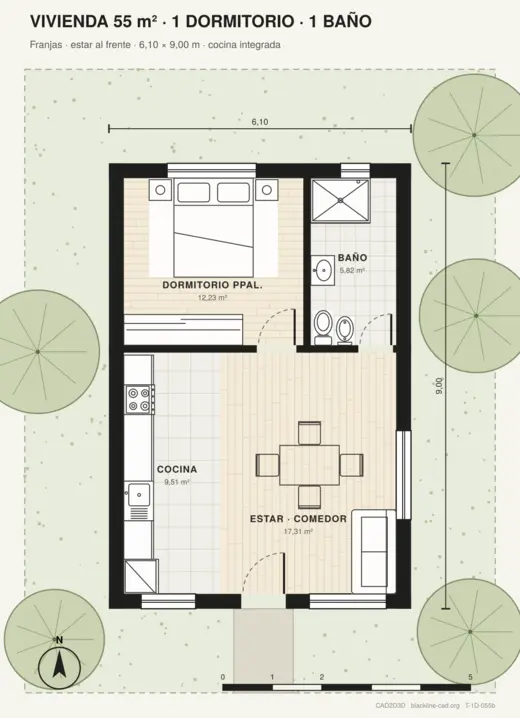
#> input picture assets/arq-tipologias/v1/T-1D-055b.webp, 520 x 718 px
$ python -i walls_v2.py   (imports and definitions only)
#> lines starting #> are read from the running program, lines starting #| are printed output that depends on the picture; after the words box and inside, x2 and y2 are one past the last pixel; in counts of white or black regions, pixels touching at a corner belong together
"""CALCOPY v2 wall detector: raster -> axis-aligned wall centerlines with real thickness (px)."""
import cv2,numpy as np,math
def _ink(im,paper,f):
    hsv=cv2.cvtColor(im,cv2.COLOR_BGR2HSV);g=cv2.cvtColor(im,cv2.COLOR_BGR2GRAY)
    return ((g<paper*f)&(hsv[...,1]<90)).astype(np.uint8),g
def stroke_width(ink):
    d=cv2.distanceTransform(ink,cv2.DIST_L2,3)
    ridge=(d>=cv2.dilate(d,np.ones((3,3)))-1e-6)&(d>0)
    h=np.bincount(np.round(2*d[ridge]).astype(int),minlength=120)[:120].astype(float)
    score=h*np.arange(120);score[:6]=0
    i=int(np.argmax(score))
    if h[i]<120:return None
    return min(j for j in range(6,120) if score[j]>=.35*score[i])
def solid(im,paper):
    best=None
    for f in (.62,.82):
        ink,g=_ink(im,paper,f);T=stroke_width(ink)
        if not T:continue
        k=max(3,int(round(T*.32)))
        m=cv2.morphologyEx(ink,cv2.MORPH_OPEN,cv2.getStructuringElement(cv2.MORPH_RECT,(k,k)))
        # Remove broad filled areas (shaded rooms, cores): walls are narrow bands.
        K=int(max(3*T,.045*max(m.shape)))|1
        blob=cv2.morphologyEx(m,cv2.MORPH_OPEN,cv2.getStructuringElement(cv2.MORPH_RECT,(K,K)))
        m=m&(1-cv2.dilate(blob,np.ones((5,5),np.uint8)))
        best=(m,T) if best is None else (best[0]|m,min(best[1],T))
    return best if best else (None,None)
# [26 lines left out: functions hollow, network, not called in this run]
def runs(mask,T,vertical):
    src=mask.T if vertical else mask
    L=max(int(T*1.5),6)
    m=cv2.morphologyEx(src,cv2.MORPH_OPEN,np.ones((1,L),np.uint8))
    n,lab,st,_=cv2.connectedComponentsWithStats(m,connectivity=4)
    out=[]
    for i in range(1,n):
        x,y,w,h,a=st[i]
        if w<L:continue
        sub=(lab[y:y+h,x:x+w]==i)
        cols=sub.sum(0).astype(float)
        top=np.argmax(sub,0);bot=h-1-np.argmax(sub[::-1],0)
        # split where thickness changes strongly
        start=0
        for j in range(1,w+1):
            if j==w or abs(cols[j]-cols[start])>max(2,.35*cols[start]):
                if j-start>=L:
                    t=float(np.median(cols[start:j]));c=y+float(np.median((top[start:j]+bot[start:j])/2))
                    out.append(dict(v=vertical,c=c,lo=float(x+start),hi=float(x+j-1),t=t))
                start=j
    return out
def merge(segs,T):
    """Merge only overlapping or raster-adjacent runs of comparable width."""
    res=[]
    for s in sorted(segs,key=lambda s:(s['v'],s['c'],s['lo'])):
        for r in res:
            narrow=min(r['t'],s['t'])
            gap=max(s['lo'],r['lo'])-min(s['hi'],r['hi'])
            if (r['v']==s['v'] and abs(r['c']-s['c'])<=max(1,.18*narrow)
                and abs(r['t']-s['t'])<=max(1,.15*narrow) and gap<=1):
                a=max(1,r['hi']-r['lo']);b=max(1,s['hi']-s['lo'])
                r['c']=(r['c']*a+s['c']*b)/(a+b)
                r['t']=(r['t']*a+s['t']*b)/(a+b)
                r['lo']=min(r['lo'],s['lo']);r['hi']=max(r['hi'],s['hi'])
                break
        else:res.append(dict(s))
    return res
def pair_outlines(segs,T):
    """Two parallel outline strokes with an empty core form one hollow wall."""
    used=set();out=[]
    order=sorted(range(len(segs)),key=lambda i:-(segs[i]['hi']-segs[i]['lo']))
    for i in order:
        if i in used:continue
        s=segs[i];best=None
        for j in order:
            if j==i or j in used:continue
            o=segs[j]
            if o['v']!=s['v']:continue
            gap=abs(o['c']-s['c'])-(o['t']+s['t'])/2
            if gap<1 or gap>3.2*max(s['t'],o['t']):continue
            ov=min(s['hi'],o['hi'])-max(s['lo'],o['lo'])
            if ov<.6*min(s['hi']-s['lo'],o['hi']-o['lo']):continue
            if best is None or gap<best[0]:best=(gap,j)
        if best and s['t']<=2.2*min(segs[best[1]]['t'],8) :
            o=segs[best[1]];used|={i,best[1]}
            a=min(s['c']-s['t']/2,o['c']-o['t']/2);b=max(s['c']+s['t']/2,o['c']+o['t']/2)
            out.append(dict(v=s['v'],c=(a+b)/2,t=b-a,lo=min(s['lo'],o['lo']),hi=max(s['hi'],o['hi'])))
        else:
            used.add(i);out.append(s)
    return out
def snap(segs,T):
    """Resolve L/T/X from original axes, with individual half-width tolerances."""
    original=[dict(s) for s in segs]
    result=[]
    for i,s in enumerate(original):
        q=dict(s)
        for end,opposite,sign in (('lo','hi',-1),('hi','lo',1)):
            p=s[end];best=None
            for j,o in enumerate(original):
                if i==j or o['v']==s['v']:continue
                eps=max(1.5,.20*min(s['t'],o['t']))
                # The intersection must lie on, or immediately beside, both wall bodies.
                if not o['lo']-s['t']/2-eps<=s['c']<=o['hi']+s['t']/2+eps:continue
                d=abs(o['c']-p)
                if d>o['t']/2+eps:continue
                # Never shrink past the opposite end or create a tiny/inverted run.
                if sign*(o['c']-s[opposite])<max(2,s['t']):continue
                candidate=(d,o['c'])
                if best is None or candidate<best:best=candidate
            if best is not None:q[end]=best[1]
        if q['hi']-q['lo']<max(2,s['t']):q=dict(s)
        result.append(q)
    return result
def thin_lines(im,paper,vertical):
    hsv=cv2.cvtColor(im,cv2.COLOR_BGR2HSV);g=cv2.cvtColor(im,cv2.COLOR_BGR2GRAY)
    ink=((g<paper-35)&(hsv[...,1]<90)).astype(np.uint8)
    src=ink.T.copy() if vertical else ink
    H,W=src.shape;L=max(12,int(.025*max(H,W)))
    m=cv2.morphologyEx(src,cv2.MORPH_CLOSE,np.ones((1,3),np.uint8))
    m=cv2.morphologyEx(m,cv2.MORPH_OPEN,np.ones((1,L),np.uint8))
    # Read horizontal row runs independently: a short perpendicular connector
    # must not merge two long wall faces into one rejected thick component.
    groups=[];active=[]
    for y,row in enumerate(m):
        edges=np.flatnonzero(np.diff(np.pad(row.astype(np.int16),(1,1))))
        spans=[(int(x0),int(x1)-1) for x0,x1 in zip(edges[::2],edges[1::2]) if x1-x0>=L]
        next_active=[];used=set()
        for lo,hi in spans:
            matches=[]
            for j,g in enumerate(active):
                if j in used:continue
                a,b=g['spans'][-1];ov=min(b,hi)-max(a,lo)+1
                if ov>=.82*max(b-a+1,hi-lo+1):matches.append((ov,j))
            if matches:
                _,j=max(matches);used.add(j);g=active[j];g['spans'].append((lo,hi));next_active.append(g)
            else:next_active.append(dict(y=y,spans=[(lo,hi)]))
        groups.extend(g for j,g in enumerate(active) if j not in used)
        active=next_active
    groups.extend(active)
    out=[]
    for g in groups:
        t=len(g['spans'])
        if t>max(6,.012*max(H,W)):continue
        a,b=np.median(g['spans'],axis=0)
        if b-a+1<L:continue
        out.append(dict(c=g['y']+(t-1)/2,lo=float(a),hi=float(b),t=float(t)))
    return sorted(out,key=lambda q:q['c']),src
def line_pairs(im,paper):
    """Double-line walls: two parallel strokes at wall-thickness distance."""
    raw=[]
    for vertical in (False,True):
        lines,src=thin_lines(im,paper,vertical)
        for i,p in enumerate(lines):
            for q in lines[i+1:]:
                d=q['c']-p['c']
                if d<4:continue
                if d>.06*max(src.shape):break
                a,b=max(p['lo'],q['lo']),min(p['hi'],q['hi'])
                if b-a<3*d:continue
                y0=int(p['c']+p['t']/2+1);y1=int(q['c']-q['t']/2)
                core=src[y0:y1,int(a):int(b)]
                if core.size==0:continue
                # Empty or textured core, never a continuous stroke inside.
                if core.mean()>.45 or (core.mean(axis=1).max(initial=0)>.8 and core.shape[0]>2):continue
                # Stripes (stairs, decking, hatching) repeat: a wall pair has no third parallel stroke nearby.
                def crowded(lo_c,hi_c):
                    for r in lines:
                        if lo_c<r['c']<hi_c and min(b,r['hi'])-max(a,r['lo'])>.5*(b-a):return True
                    return False
                if crowded(q['c']+1,q['c']+1.3*d) or crowded(p['c']-1.3*d,p['c']-1) or crowded(p['c']+1,q['c']-1):continue
                raw.append(dict(v=vertical,c=(p['c']+q['c'])/2,t=d+(p['t']+q['t'])/2,lo=a,hi=b,gap=d,p=id(p),q=id(q)))
    if not raw:return [],None
    # Dominant wall thickness from long pairs.
    hist={}
    for r in raw:hist[round(r['gap'])]=hist.get(round(r['gap']),0)+(r['hi']-r['lo'])
    d0=max(hist,key=hist.get)
    keep=[r for r in raw if .40*d0<=r['gap']<=2.6*d0]
    # One long face can border several non-overlapping runs at T/X junctions.
    # Reserve only its matched interval, not the entire face. Never merge a gap.
    keep.sort(key=lambda r:(r['gap'],-(r['hi']-r['lo'])));used={};out=[]
    for r in keep:
        def conflicts(key):
            return any(min(r['hi'],hi)-max(r['lo'],lo)>max(1,.10*min(r['hi']-r['lo'],hi-lo))
                       for lo,hi in used.get(key,[]))
        if conflicts(r['p']) or conflicts(r['q']):continue
        for key in (r['p'],r['q']):used.setdefault(key,[]).append((r['lo'],r['hi']))
        out.append(dict(v=r['v'],c=r['c'],t=r['t'],lo=r['lo'],hi=r['hi']))
    return out,d0+2
# [6 lines left out: function vectorize, not called in this run]
def _touch(s,o,tol):
    """Perpendicular: an end of s reaches o's body. Parallel: collinear continuation."""
    if s['v']!=o['v']:
        if not(o['lo']-tol<=s['c']<=o['hi']+tol):return False
        return min(abs(s['lo']-o['c']),abs(s['hi']-o['c']))<=tol+o['t']/2 or (s['lo']-tol<=o['c']<=s['hi']+tol and o['lo']-tol<=s['c']<=o['hi']+tol)
    # Collinear, similar thickness, separated by at most an opening width (~14 wall thicknesses).
    return abs(s['c']-o['c'])<=max(s['t'],o['t'])*.6 and abs(s['t']-o['t'])<=.45*max(s['t'],o['t']) and min(s['hi'],o['hi'])-max(s['lo'],o['lo'])>-max(tol,14*min(s['t'],o['t']))
def wall_network(segs,T):
    """Diego's rule: rectangles touching other rectangles form the wall network; loose ones are furniture."""
    n=len(segs)
    if n<3:return segs
    tol=max(3,.8*T);parent=list(range(n))
    def f(i):
        while parent[i]!=i:parent[i]=parent[parent[i]];i=parent[i]
        return i
    for i in range(n):
        for j in range(i+1,n):
            if _touch(segs[i],segs[j],tol) or _touch(segs[j],segs[i],tol):parent[f(i)]=f(j)
    tot={}
    for i,s in enumerate(segs):tot[f(i)]=tot.get(f(i),0)+s['hi']-s['lo']
    big=max(tot.values())
    return [s for i,s in enumerate(segs) if tot[f(i)]>=.18*big and tot[f(i)]>=6*T]
def structure_score(segs,H,W):
    m=.12*max(H,W)
    return sum(s['hi']-s['lo'] for s in segs if s['hi']-s['lo']>=m)
def finish(segs,T):
    segs=merge(segs,T)
    segs=[q for q in segs if q['hi']-q['lo']>=max(2*T,.6*q['t']+T) and q['t']<=3.5*T]
    return wall_network(snap(segs,T),T)
def detect(im,mode='auto'):
    g=cv2.cvtColor(im,cv2.COLOR_BGR2GRAY);paper=float(np.percentile(g,90));H,W=g.shape
    res={}
    sm,T=solid(im,paper)
    if sm is not None:
        segs=runs(sm,T,False)+runs(sm,T,True);segs=pair_outlines(merge(segs,T),T)
        res['solid']=(finish(segs,T),T)
    ps,Tp=line_pairs(im,paper)
    if Tp:res['lines']=(finish(ps,Tp),Tp)
    if mode != 'auto':
        if mode in res:return res[mode][0],res[mode][1],mode,None
        return [],None,mode,None
    if not res:return [],None,'none',None
    k=max(res,key=lambda k:structure_score(res[k][0],H,W))
    return res[k][0],res[k][1],k,None

>>> import cv2
>>> picture = cv2.imread('../../assets/arq-tipologias/v1/T-1D-055b.webp')
#> picture is the input picture: shape (718, 520, 3); mean B, G, R 204.5, 218.3, 217.2
>>> result = detect(picture)
#> in detect, `g = cv2.cvtColor(im, cv2.COLOR_BGR2GRAY)`:
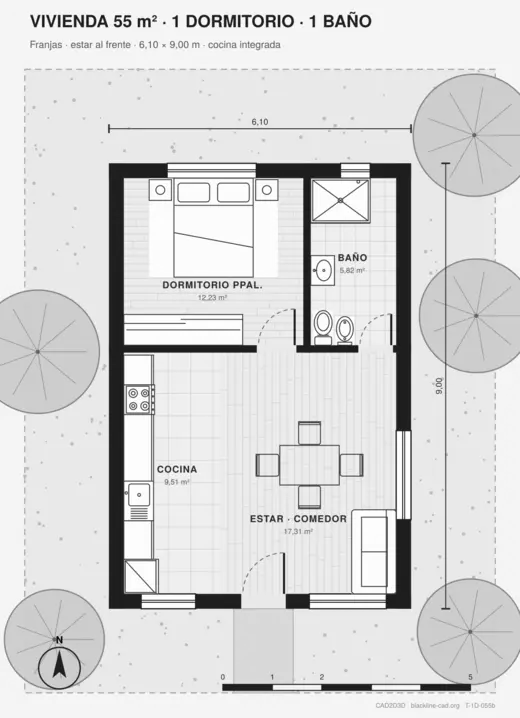
#> g: shape (718, 520); min 2, max 255, mean 216.5
#> in detect, `paper = float(np.percentile(g, 90))`: paper = 245
#> the loop in solid, `for f in (.62,.82):` made 2 passes
#> (i in stroke_width, T, k, K) on passes 1 to 2: (15, 15, 5, 45), (15, 15, 5, 45)
#> pass 1, in stroke_width, `ridge=(d>=cv2.dilate(d,np.ones((3,3)))-1e-6)&(d>0)`:
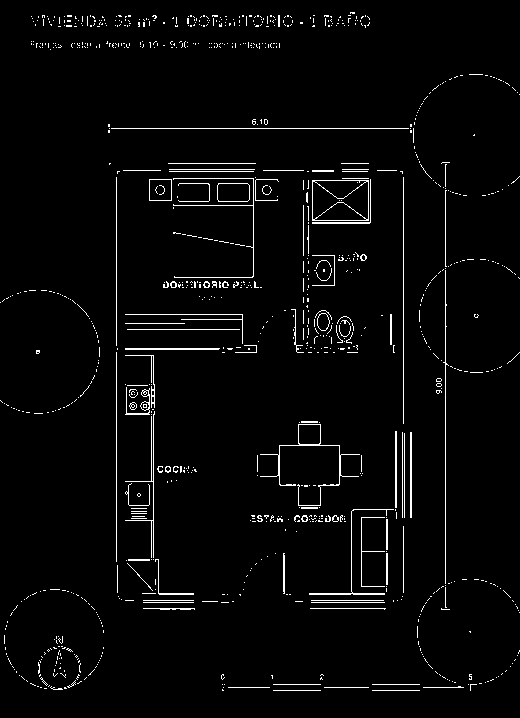
#> ridge: shape (718, 520) bool; 2.9% white in thin lines or dots
#> after the loop in solid, `for f in (.62,.82):`:
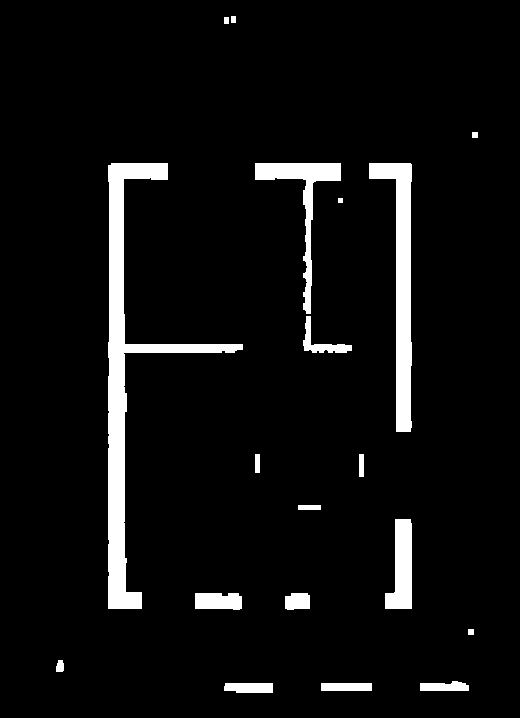
#> m: shape (718, 520); values 0 (black) and 1 (white), 5.7% white; 19 white regions, largest, box (x1, y1, x2, y2) and area: (108, 163, 243, 609) 9348, (369, 163, 412, 432) 4516, (255, 163, 341, 314) 2389
#> in detect, `sm,T=solid(im,paper)`: T = 15
#> in runs, `L=max(int(T*1.5),6)`: L = 22
#> in runs, `n,lab,st,_=cv2.connectedComponentsWithStats(m,connectivity=4)`:
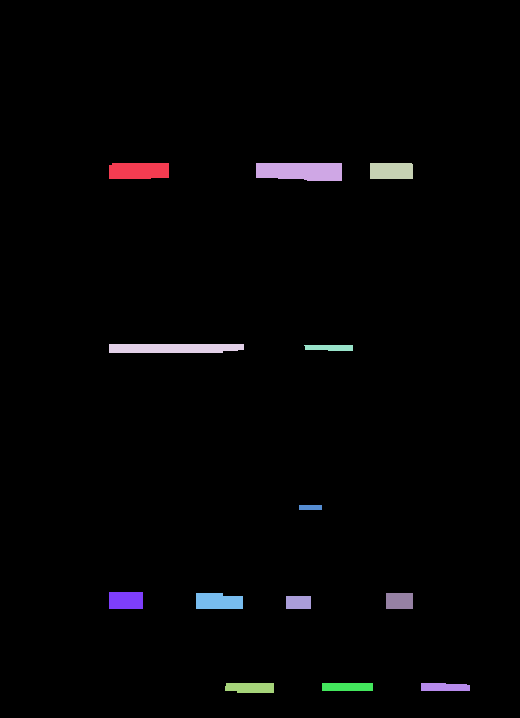
#> lab: shape (718, 520) int32; 14 distinct labels, from 0 to 13; one colour per label, 0 black
#> in runs, `n,lab,st,_=cv2.connectedComponentsWithStats(m,connectivity=4)`: n = 14; st = 14 rows, first 6: [0, 0, 520, 718, 365499], [109, 163, 60, 16, 936], [256, 163, 86, 18, 1427], [370, 163, 43, 16, 687], [109, 344, 135, 9, 1167], [304, 345, 49, 6, 266]
#> the loop in runs, `for i in range(1,n):` made 13 passes
#> (x, y, w, h, a) on passes 1 to 8: (109, 163, 60, 16, 936), (256, 163, 86, 18, 1427), (370, 163, 43, 16, 687), (109, 344, 135, 9, 1167), (304, 345, 49, 6, 266), (299, 505, 23, 5, 115), (109, 592, 34, 17, 578), (196, 593, 47, 16, 692)
#> after the loop in runs, `for i in range(1,n):`: c = 686.5; out = 13 items; t = 8
#> call 2 of runs, with T = 15, vertical = True
#> in runs (call 2), `n,lab,st,_=cv2.connectedComponentsWithStats(m,connectivity=4)`:
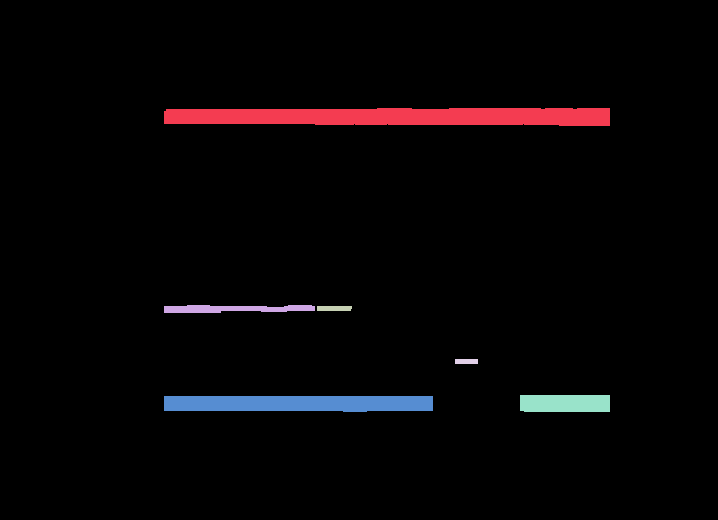
#> lab: shape (520, 718) int32; 7 distinct labels, from 0 to 6; one colour per label, 0 black
#> in runs (call 2), `n,lab,st,_=cv2.connectedComponentsWithStats(m,connectivity=4)`: n = 7; st = [[0, 0, 718, 520, 359345], [164, 108, 446, 18, 7217], [164, 305, 151, 8, 925], [317, 306, 35, 5, 173], [455, 359, 23, 5, 115], [520, 395, 90, 17, 1526], [164, 396, 269, 16, 4059]]
#> the loop in runs (call 2), `for i in range(1,n):` made 6 passes
#> after the loop in runs (call 2), `for i in range(1,n):`: c = 403; out = 7 items; t = 15
#> in detect, `segs = runs(sm, T, False) + runs(sm, T, True)`: segs = 20 items
#> the loop in merge, `for s in sorted(segs,key=lambda s:(s['v'],s['c'],s['lo'])):` made 20 passes
#> s on passes 1 to 7: {'v': False, 'c': 170.5, 'lo': 109, 'hi': 168, 't': 16}, {'v': False, 'c': 170.5, 'lo': 256, 'hi': 341, 't': 16}, {'v': False, 'c': 170.5, 'lo': 370, 'hi': 412, 't': 16}, {'v': False, 'c': 347.5, 'lo': 305, 'hi': 352, 't': 6}, {'v': False, 'c': 348, 'lo': 109, 'hi': 243, 't': 9}, {'v': False, 'c': 507, 'lo': 299, 'hi': 321, 't': 5}, {'v': False, 'c': 600, 'lo': 109, 'hi': 142, 't': 17}
#> after the loop in merge, `for s in sorted(segs,key=lambda s:(s['v'],s['c'],s['lo'])):`: r = {'v': True, 'c': 403, 'lo': 164, 'hi': 432, 't': 15}; res = 19 items
#> in pair_outlines, `used = set()`: used = 0 items
#> in pair_outlines, `order=sorted(range(len(segs)),key=lambda i:-(segs[i]['hi']-segs[i]['lo..`: order = [13, 17, 15, 4, 18, 1, 0, 10, 11, 3, 12, 7, 2, 14, 6, 8, 9, 5, 16]
#> the loop in pair_outlines, `for i in order:` made 19 passes
#> (i, s) on passes 1, 2, 3, 5, 6, 7, 8: (13, {'v': True, 'c': 116.1, 'lo': 164, 'hi': 609, 't': 16.23}), (17, {'v': True, 'c': 403, 'lo': 164, 'hi': 432, 't': 15}), (15, {'v': True, 'c': 308.5, 'lo': 164, 'hi': 314, 't': 6}), (18, {'v': True, 'c': 403, 'lo': 520, 'hi': 609, 't': 17}), (1, {'v': False, 'c': 170.5, 'lo': 256, 'hi': 341, 't': 16}), (0, {'v': False, 'c': 170.5, 'lo': 109, 'hi': 168, 't': 16}), (10, {'v': False, 'c': 686.5, 'lo': 322, 'hi': 372, 't': 8})
#> after the loop in pair_outlines, `for i in order:`: out = 19 items
#> the loop in merge (call 2), `for s in sorted(segs,key=lambda s:(s['v'],s['c'],s['lo'])):` made 19 passes
#> in finish, `segs=[q for q in segs if q['hi']-q['lo']>=max(2*T,.6*q['t']+T) and q['..`: segs = 15 items
#> the loop in snap, `for i,s in enumerate(original):` made 15 passes
#> in wall_network, `n=len(segs)`: n = 15
#> in wall_network, `tol = max(3, 0.8 * T)`: tol = 12
#> the loop in wall_network, `for i,s in enumerate(segs):tot[f(i)]=tot.get(f(i),0)+s['hi']-s['lo']` made 15 passes
#> s on passes 1 to 7: {'v': False, 'c': 170.5, 'lo': 116.1, 'hi': 168, 't': 16}, {'v': False, 'c': 170.5, 'lo': 256, 'hi': 341, 't': 16}, {'v': False, 'c': 170.5, 'lo': 370, 'hi': 403, 't': 16}, {'v': False, 'c': 347.5, 'lo': 308, 'hi': 352, 't': 6}, {'v': False, 'c': 348, 'lo': 116.1, 'hi': 243, 't': 9}, {'v': False, 'c': 600, 'lo': 116.1, 'hi': 142, 't': 17}, {'v': False, 'c': 600.5, 'lo': 196, 'hi': 242, 't': 16}
#> after the loop in wall_network, `for i,s in enumerate(segs):tot[f(i)]=tot.get(f(i),0)+s['hi']-s['lo']`: tot = {14: 1366.8, 9: 145}
#> in wall_network, `big=max(tot.values())`: big = 1366.8
#> the loop in line_pairs, `for vertical in (False,True):` made 2 passes
#> pass 1, in thin_lines, `m=cv2.morphologyEx(m,cv2.MORPH_OPEN,np.ones((1,L),np.uint8))`:
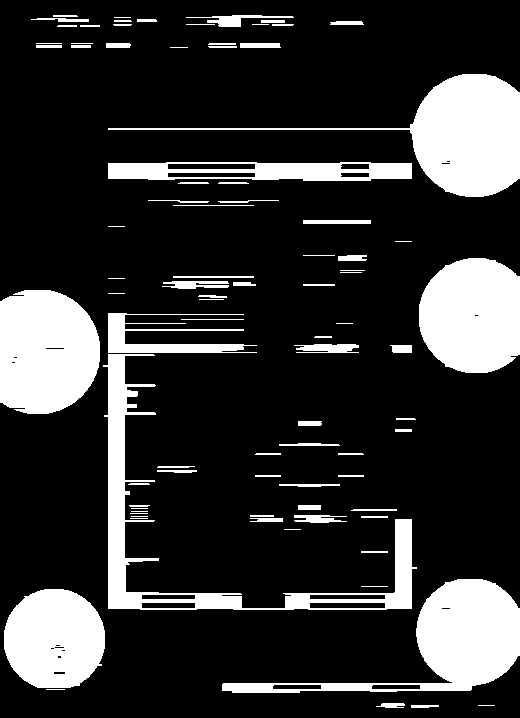
#> m: shape (718, 520); values 0 (black) and 1 (white), 19.5% white; 87 white regions (16 under 20 px), largest, box (x1, y1, x2, y2) and area: (108, 74, 520, 197) 11764, (222, 579, 520, 693) 10742, (0, 290, 100, 414) 10523
#> pass 2, in thin_lines (call 2), `src=ink.T.copy() if vertical else ink`:
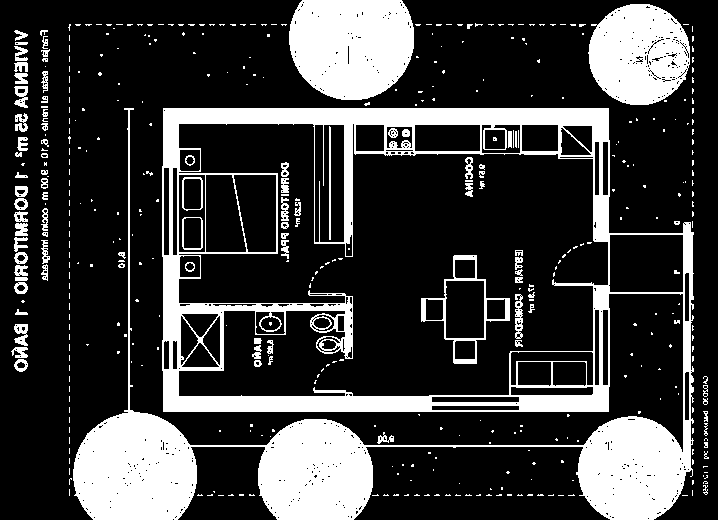
#> src: shape (520, 718); values 0 (black) and 1 (white), 23.8% white; 440 white regions (349 under 20 px), largest, box (x1, y1, x2, y2) and area: (73, 108, 694, 520) 61196, (289, 0, 414, 100) 10494, (588, 4, 690, 105) 7819
#> after the loop in line_pairs, `for vertical in (False,True):`: raw = 11 items
#> the loop in line_pairs, `for r in raw:hist[round(r['gap'])]=hist.get(round(r['gap']),0)+(r['hi'..` made 11 passes
#> after the loop in line_pairs, `for r in raw:hist[round(r['gap'])]=hist.get(round(r['gap']),0)+(r['hi'..`: hist = {5: 308, 6: 77, 7: 26, 4: 49.5, 27: 137, 29: 146, 10: 70}
#> in line_pairs, `d0=max(hist,key=hist.get)`: d0 = 5
#> in line_pairs, `keep=[r for r in raw if .40*d0<=r['gap']<=2.6*d0]`: keep = 9 items
#> the loop in line_pairs, `for r in keep:` made 9 passes
#> after the loop in line_pairs, `for r in keep:`: used = 17 items
#> in detect, `ps,Tp=line_pairs(im,paper)`: ps = 9 items; Tp = 7
#> the loop in snap (call 2), `for i,s in enumerate(original):` made 9 passes
#> the loop in wall_network (call 2), `for i,s in enumerate(segs):tot[f(i)]=tot.get(f(i),0)+s['hi']-s['lo']` made 9 passes
#> in detect, `k=max(res,key=lambda k:structure_score(res[k][0],H,W))`: k = 'solid'
